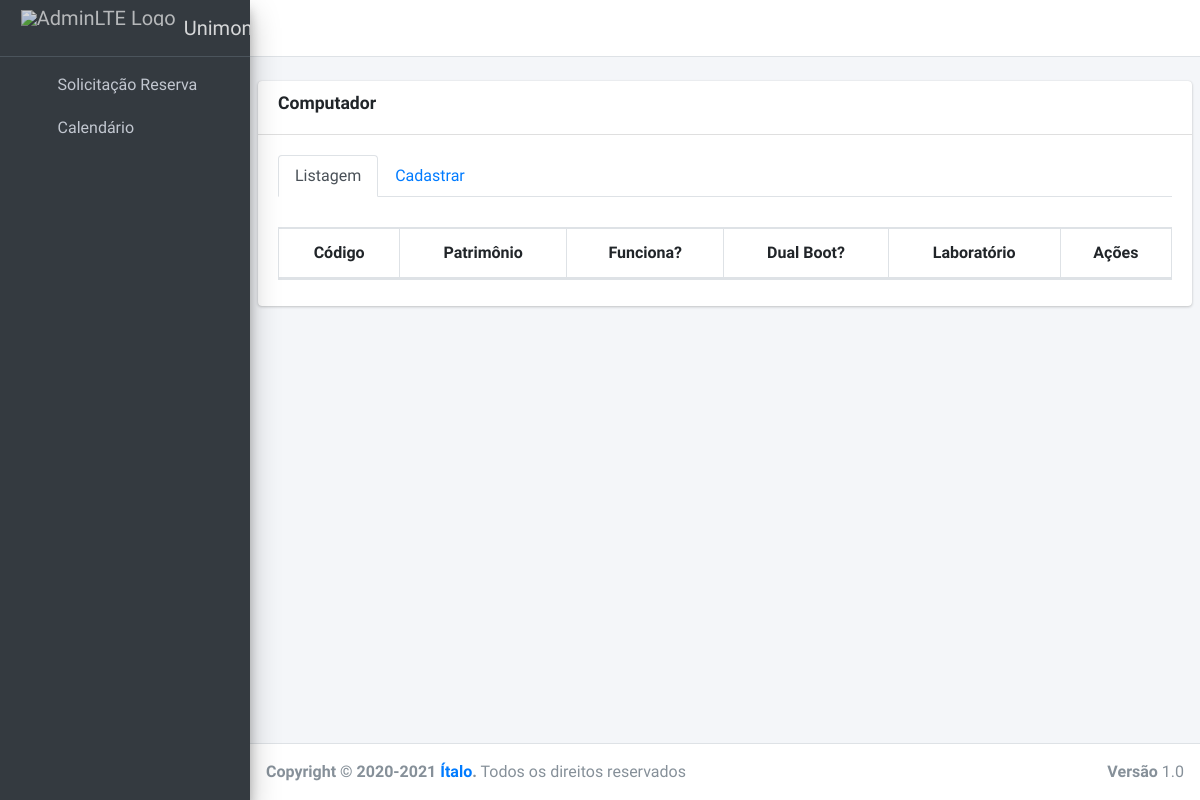
The page /panel/computador/cadastrar on the database as committed earlier.
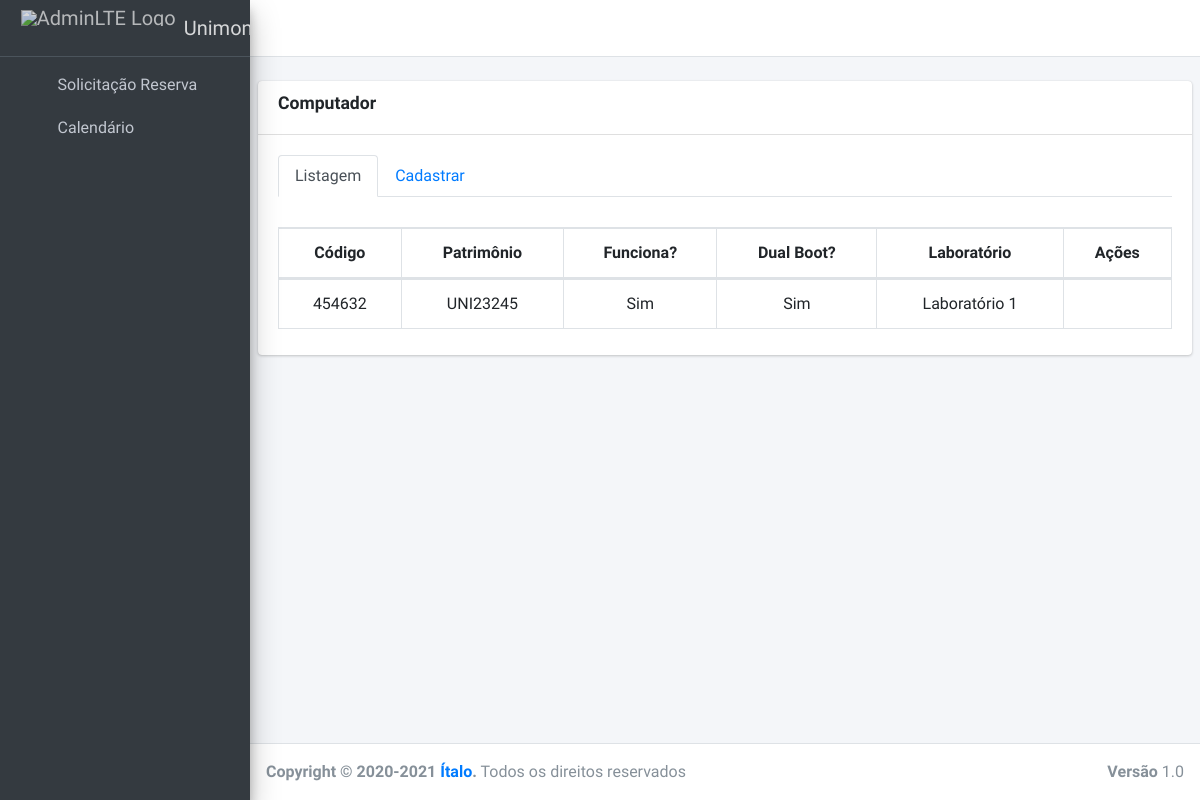
The same page on the database as committed later.
### core/models.py (models this page shows, shortened)
class Computador(models.Model):
    RAM_CHOICES = [
        ('1GB', '1GB'),
        ('2GB', '2GB'),
        ('3GB', '3GB'),
        ('4GB', '4GB'),
    ]
    HD_CHOICES = [
        ('100GB', '100GB'),
        ('200GB', '200GB'),
        ('300GB', '300GB'),
        ('400GB', '400GB'),
        ('500GB', '500GB'),
    ]
    PROCESSADOR_CHOICES = [
        ('I2', 'Intel Core 2 Duo'),
        ('I3', 'Intel I3'),
        ('I5', 'Intel I5'),
        ('IP', 'Intel Pentium Dual Core'),
    ]
    codigo = models.IntegerField(primary_key=True)
    patrimonio = models.CharField(max_length=15)
    dual_boot = models.BooleanField(default=False)
    funciona = models.BooleanField(default=True)
    processador = models.CharField(choices=PROCESSADOR_CHOICES, max_length=2)
    hd = models.CharField(choices=HD_CHOICES, max_length=5)
    ram = models.CharField(choices=RAM_CHOICES, max_length=3)
    laboratorio_id = models.ForeignKey(Laboratorio, on_delete=models.SET_NULL, null=True)
    software_id = models.ManyToManyField(Software)

class Laboratorio(models.Model):
    name = models.CharField(max_length=45)
    qnt_computador = models.IntegerField(blank=True)
    def __str__(self):
        return self.name

### core/views.py (the view, shortened to what this page needs)
# urls.py: path('panel/computador/cadastrar', CreateComputadorView.as_view(), name='computador-create'),
class CreateComputadorView(CreateView):
    form_class = ComputadorForm
    template_name = 'panel/computador/create.html'
    success_url = reverse_lazy('computador-create')
    def get_context_data(self, **kwargs):
        context = super(CreateComputadorView, self).get_context_data(**kwargs)
        context['computadors'] = Computador.objects.order_by('?').all()
        context['softwares'] = Software.objects.all()
        return context

### core/models.py (called while the page is built)
    def __str__(self):
        return self.name

### core/templates/panel/computador/create.html (shortened to what this page needs)
{% extends 'layouts/base.html' %}
{% load static %}
{% block head %}
<link rel="stylesheet" href="{% static 'plugins/datatables-bs4/css/dataTables.bootstrap4.min.css' %}">
<link rel="stylesheet" href="{% static 'plugins/datatables-responsive/css/responsive.bootstrap4.min.css' %}">
<link rel="stylesheet" href="{% static 'plugins/bootstrap4-duallistbox/bootstrap-duallistbox.min.css' %}">
{% endblock %}
{% block layouts %}
    {% include 'layouts/navbar.html' %}
    {% include 'layouts/sidebar.html' %}
{% endblock %}
{% block content %}
{% load widget_tweaks %}
 <div class="content-wrapper">
    <br>
    <section class="content">
      <div class="card">
        <div class="card-header">
          <h3 class="card-title"><label>Computador</label></h3>
        </div>
        <div class="card-body">
          <ul class="nav nav-tabs" id="custom-content-below-tab" role="tablist">
            <li class="nav-item">
              <a class="nav-link active" id="custom-content-below-home-tab" data-toggle="pill" href="#custom-content-below-home" role="tab" aria-controls="custom-content-below-home" aria-selected="true">Listagem</a>
            </li>
            <li class="nav-item">
              <a class="nav-link" id="custom-content-below-profile-tab" data-toggle="pill" href="#custom-content-below-profile" role="tab" aria-controls="custom-content-below-profile" aria-selected="false">Cadastrar</a>
            </li>
          </ul>
          <div class="tab-content" id="custom-content-below-tabContent">
            <div class="tab-pane fade show active" id="custom-content-below-home" role="tabpanel" aria-labelledby="custom-content-below-home-tab">
              <br>
              <table id="table-lab" class="table table-bordered table-hover dataTable">
                <thead>
                    <tr>
                        <th class="text-center">Código</th>
                        <th class="text-center">Patrimônio</th>
                        <th class="text-center">Funciona?</th>
                        <th class="text-center">Dual Boot?</th>
                        <th class="text-center">Laboratório</th>
                        <th class="text-center">Ações</th>
                    </tr>
                </thead>
                <tbody>
                    {% for pc in computadors %}
                        <tr>
                            <td>{{ pc.codigo }}</td>
                            <td>{{ pc.patrimonio }}</td>
                            <td>
                              {% if pc.funciona %}
                                Sim
                              {% else %}
                                Não
                              {% endif %}
                            </td>
                            <td>
                              {% if pc.dual_boot %}
                                Sim
                              {% else %}
                                Não
                              {% endif %}
                            </td>
                            <td>{{ pc.laboratorio_id }}</td>
                            <td>
                                <a href="{% url 'computador-detail' pc.pk %}" title="Informações"><i class="far fa-eye"></i></a>
                            </td>
                        </tr>
                    {% endfor %}
                </tbody>
              </table>
           </div>
          </div>
        </div>
      </div>
    </section>
  </div>
{% endblock %}
{% block footer %}
    {% include 'layouts/footer.html' %}
{% endblock %}

Rows that differ between the two databases and show on the page:
added Computador: codigo "454632", patrimonio "UNI23245", funciona "Sim", dual_boot "Sim", laboratorio_id "Laboratório 1"
